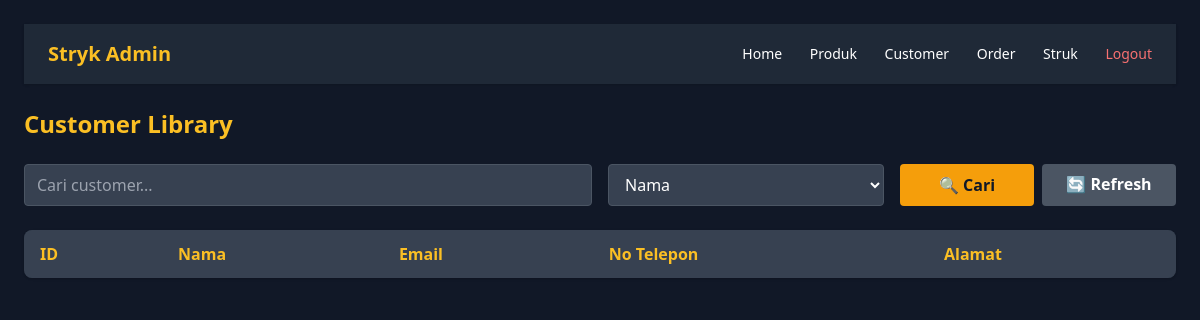
Before: /admin/customer_admin.php with the older database file.
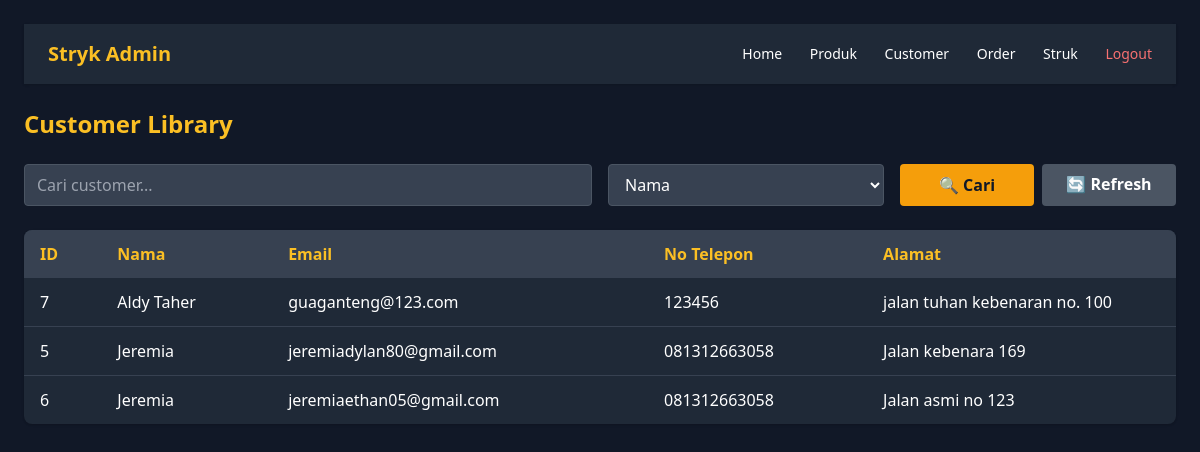
After: the same page with the newer database file.
### tables this page shows
CREATE TABLE `customer` (
  `customer_id` int NOT NULL,
  `nama` varchar(100) NOT NULL,
  `password` text NOT NULL,
  `email` varchar(100) NOT NULL,
  `no_telepon` varchar(20) NOT NULL,
  `alamat` text NOT NULL
);

### admin/customer_admin.php (the view, shortened to what this page needs)
<?php
include 'koneksi.php';
include 'header_admin.php';
$search = $_GET['search'] ?? '';
$search_by = $_GET['search_by'] ?? 'nama';
$query = "SELECT customer_id, nama, email, no_telepon, alamat FROM customer WHERE 1=1";
$query .= " ORDER BY nama";
$result = mysqli_query($conn, $query);
?>
<!DOCTYPE html>
<html lang="id">
<head>
  <link href="https://cdn.jsdelivr.net/npm/tailwindcss@2.2.19/dist/tailwind.min.css" rel="stylesheet">
</head>
<body class="bg-gray-900 text-white p-6">
  <h1 class="text-2xl font-bold text-yellow-400 mb-6">Customer Library</h1>
  <form method="GET" class="grid grid-cols-1 md:grid-cols-4 gap-4 mb-6">
    <div class="col-span-2">
      <input type="text" name="search" class="w-full px-3 py-2 rounded bg-gray-700 text-white border border-gray-600"
             placeholder="Cari customer..." value="<?= htmlspecialchars($search) ?>">
    </div>
    <div>
      <select name="search_by" class="w-full px-3 py-2 rounded bg-gray-700 text-white border border-gray-600">
        <option value="nama" <?= $search_by === 'nama' ? 'selected' : '' ?>>Nama</option>
      </select>
    </div>
    <div class="grid grid-cols-2 gap-2">
      <button type="submit" class="bg-yellow-500 hover:bg-yellow-600 text-gray-900 font-bold py-2 px-4 rounded">
        🔍 Cari
      </button>
      <a href="customer_admin.php" class="bg-gray-600 hover:bg-gray-700 text-white font-bold py-2 px-4 rounded text-center">
        🔄 Refresh
      </a>
    </div>
  </form>
  <div class="bg-gray-800 rounded-lg shadow overflow-hidden table-container">
    <table class="w-full">
      <thead class="bg-gray-700 text-yellow-400">
        <tr>
          <th class="py-3 px-4 text-left">ID</th>
          <th class="py-3 px-4 text-left">Nama</th>
          <th class="py-3 px-4 text-left">Email</th>
          <th class="py-3 px-4 text-left">No Telepon</th>
          <th class="py-3 px-4 text-left">Alamat</th>
        </tr>
      </thead>
      <tbody class="divide-y divide-gray-700">
        <?php while ($row = mysqli_fetch_assoc($result)) : ?>
          <tr class="hover:bg-gray-700">
            <td class="py-3 px-4"><?= $row['customer_id'] ?></td>
            <td class="py-3 px-4"><?= htmlspecialchars($row['nama']) ?></td>
            <td class="py-3 px-4"><?= htmlspecialchars($row['email']) ?></td>
            <td class="py-3 px-4"><?= htmlspecialchars($row['no_telepon']) ?></td>
            <td class="py-3 px-4 truncate" title="<?= htmlspecialchars($row['alamat']) ?>">
              <?= strlen($row['alamat']) > 30 ? substr(htmlspecialchars($row['alamat']), 0, 30).'...' : htmlspecialchars($row['alamat']) ?>
            </td>
          </tr>
        <?php endwhile; ?>
      </tbody>
    </table>
  </div>
</body>
</html>

Changed rows visible on the page:
added customer: customer_id "7", nama "Aldy Taher", email "guaganteng@123.com", no_telepon "123456", alamat "jalan tuhan kebenaran no. 100"
added customer: customer_id "5", nama "Jeremia", email "jeremiadylan80@gmail.com", no_telepon "081312663058", alamat "Jalan kebenara 169"
added customer: customer_id "6", nama "Jeremia", email "jeremiaethan05@gmail.com", no_telepon "081312663058", alamat "Jalan asmi no 123"
